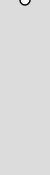
Frame 1 (no input)
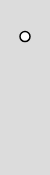
Frame 60 (no input)
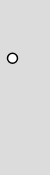
Frame 120 (the mouse pressed at the canvas centre since frame 60)

The p5.js sketch that drew these frames (run headless with seeded random() and noise() and a simulated clock; from frame 60 on, the mouse is pressed at the canvas centre):

// p5.js sketch
// ── sketch.js
let x,y,ySpeed;

function setup() {
  createCanvas(50, 350/2);
  ellipseMode(RADIUS);
  strokeWeight(3)
  
  x = 50;
  y = 0;
  
  ySpeed = 1;
  
}

function draw() {
  scale(0.5)
  background(220);
  
  circle(x,y,10)
  
  y += ySpeed;
  
  ySpeed += 0.5
 
  
  if( y > 2*height-10){
    y = 2*height-10;
    ySpeed *= -0.9;
    
    if(abs(ySpeed) <5){
       
  x = width/2;
  y = 0;
  
  ySpeed = 0;
    }
  }
  
  
}


function mousePressed(){
  x = mouseX;
  y = mouseY;
  ySpeed = 0;
}
